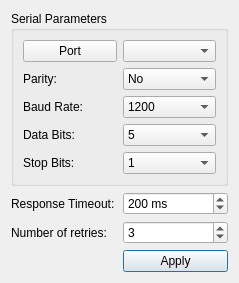
<?xml version="1.0" encoding="UTF-8"?>
<ui version="4.0">
 <class>VfdSettingsDialog</class>
 <widget class="QDialog" name="VfdSettingsDialog">
  <property name="geometry">
   <rect>
    <x>0</x>
    <y>0</y>
    <width>239</width>
    <height>256</height>
   </rect>
  </property>
  <property name="windowTitle">
   <string>Modbus Settings</string>
  </property>
  <layout class="QGridLayout" name="gridLayout">
   <item row="3" column="1">
    <spacer name="verticalSpacer">
     <property name="orientation">
      <enum>Qt::Vertical</enum>
     </property>
     <property name="sizeHint" stdset="0">
      <size>
       <width>20</width>
       <height>43</height>
      </size>
     </property>
    </spacer>
   </item>
   <item row="1" column="1">
    <widget class="QSpinBox" name="timeoutSpinner">
     <property name="accelerated">
      <bool>true</bool>
     </property>
     <property name="suffix">
      <string> ms</string>
     </property>
     <property name="minimum">
      <number>-1</number>
     </property>
     <property name="maximum">
      <number>5000</number>
     </property>
     <property name="singleStep">
      <number>20</number>
     </property>
     <property name="value">
      <number>200</number>
     </property>
    </widget>
   </item>
   <item row="1" column="0">
    <widget class="QLabel" name="label">
     <property name="text">
      <string>Response Timeout:</string>
     </property>
    </widget>
   </item>
   <item row="4" column="1">
    <widget class="QPushButton" name="applyButton">
     <property name="text">
      <string>Apply</string>
     </property>
    </widget>
   </item>
   <item row="0" column="0" colspan="2">
    <widget class="QGroupBox" name="groupBox">
     <property name="title">
      <string>Serial Parameters</string>
     </property>
     <layout class="QGridLayout" name="gridLayout_2">
      <item row="2" column="0">
       <widget class="QLabel" name="label_3">
        <property name="text">
         <string>Baud Rate:</string>
        </property>
       </widget>
      </item>
      <item row="3" column="1">
       <widget class="QComboBox" name="dataBitsCombo">
        <item>
         <property name="text">
          <string>5</string>
         </property>
        </item>
        <item>
         <property name="text">
          <string>6</string>
         </property>
        </item>
        <item>
         <property name="text">
          <string>7</string>
         </property>
        </item>
        <item>
         <property name="text">
          <string>8</string>
         </property>
        </item>
       </widget>
      </item>
      <item row="1" column="0">
       <widget class="QLabel" name="label_2">
        <property name="text">
         <string>Parity:</string>
        </property>
       </widget>
      </item>
      <item row="1" column="1">
       <widget class="QComboBox" name="parityCombo">
        <item>
         <property name="text">
          <string>No</string>
         </property>
        </item>
        <item>
         <property name="text">
          <string>Even</string>
         </property>
        </item>
        <item>
         <property name="text">
          <string>Odd</string>
         </property>
        </item>
        <item>
         <property name="text">
          <string>Space</string>
         </property>
        </item>
        <item>
         <property name="text">
          <string>Mark</string>
         </property>
        </item>
       </widget>
      </item>
      <item row="3" column="0">
       <widget class="QLabel" name="label_4">
        <property name="text">
         <string>Data Bits:</string>
        </property>
       </widget>
      </item>
      <item row="4" column="0">
       <widget class="QLabel" name="label_5">
        <property name="text">
         <string>Stop Bits:</string>
        </property>
       </widget>
      </item>
      <item row="2" column="1">
       <widget class="QComboBox" name="baudCombo">
        <item>
         <property name="text">
          <string>1200</string>
         </property>
        </item>
        <item>
         <property name="text">
          <string>2400</string>
         </property>
        </item>
        <item>
         <property name="text">
          <string>4800</string>
         </property>
        </item>
        <item>
         <property name="text">
          <string>9600</string>
         </property>
        </item>
        <item>
         <property name="text">
          <string>19200</string>
         </property>
        </item>
        <item>
         <property name="text">
          <string>38400</string>
         </property>
        </item>
        <item>
         <property name="text">
          <string>57600</string>
         </property>
        </item>
        <item>
         <property name="text">
          <string>115200</string>
         </property>
        </item>
       </widget>
      </item>
      <item row="4" column="1">
       <widget class="QComboBox" name="stopBitsCombo">
        <item>
         <property name="text">
          <string>1</string>
         </property>
        </item>
        <item>
         <property name="text">
          <string>3</string>
         </property>
        </item>
        <item>
         <property name="text">
          <string>2</string>
         </property>
        </item>
       </widget>
      </item>
      <item row="0" column="1">
       <widget class="QComboBox" name="portCombo"/>
      </item>
      <item row="0" column="0">
       <widget class="QPushButton" name="portButton">
        <property name="text">
         <string>Port</string>
        </property>
       </widget>
      </item>
     </layout>
    </widget>
   </item>
   <item row="2" column="0">
    <widget class="QLabel" name="label_6">
     <property name="text">
      <string>Number of retries:</string>
     </property>
    </widget>
   </item>
   <item row="2" column="1">
    <widget class="QSpinBox" name="retriesSpinner">
     <property name="value">
      <number>3</number>
     </property>
    </widget>
   </item>
  </layout>
 </widget>
 <resources/>
 <connections/>
</ui>
